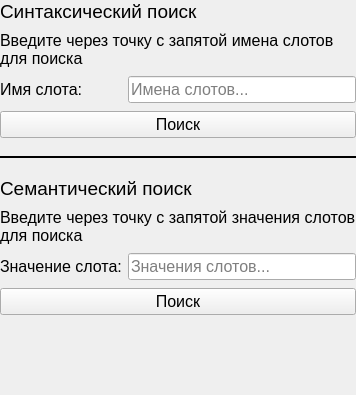
       <widget class="QGroupBox" name="searchGroupBox">
        <property name="enabled">
         <bool>true</bool>
        </property>
        <property name="sizePolicy">
         <sizepolicy hsizetype="Expanding" vsizetype="Preferred">
          <horstretch>0</horstretch>
          <verstretch>0</verstretch>
         </sizepolicy>
        </property>
        <property name="styleSheet">
         <string notr="true">QGroupBox {
	border: 0
}</string>
        </property>
        <property name="title">
         <string/>
        </property>
        <layout class="QGridLayout" name="gridLayout_8">
         <property name="leftMargin">
          <number>0</number>
         </property>
         <property name="topMargin">
          <number>0</number>
         </property>
         <property name="rightMargin">
          <number>0</number>
         </property>
         <property name="bottomMargin">
          <number>0</number>
         </property>
         <property name="horizontalSpacing">
          <number>6</number>
         </property>
         <property name="verticalSpacing">
          <number>8</number>
         </property>
         <item row="6" column="0" colspan="2">
          <widget class="Line" name="line_8">
           <property name="styleSheet">
            <string notr="true"/>
           </property>
           <property name="frameShadow">
            <enum>QFrame::Plain</enum>
           </property>
           <property name="lineWidth">
            <number>2</number>
           </property>
           <property name="orientation">
            <enum>Qt::Horizontal</enum>
           </property>
          </widget>
         </item>
         <item row="8" column="0" colspan="2">
          <spacer name="verticalSpacer_12">
           <property name="orientation">
            <enum>Qt::Vertical</enum>
           </property>
           <property name="sizeType">
            <enum>QSizePolicy::Fixed</enum>
           </property>
           <property name="sizeHint" stdset="0">
            <size>
             <width>20</width>
             <height>10</height>
            </size>
           </property>
          </spacer>
         </item>
         <item row="1" column="0" colspan="2">
          <widget class="QLabel" name="label_17">
           <property name="sizePolicy">
            <sizepolicy hsizetype="Maximum" vsizetype="Maximum">
             <horstretch>0</horstretch>
             <verstretch>0</verstretch>
            </sizepolicy>
           </property>
           <property name="font">
            <font>
             <pointsize>12</pointsize>
            </font>
           </property>
           <property name="text">
            <string>Введите через точку с запятой имена слотов для поиска</string>
           </property>
           <property name="alignment">
            <set>Qt::AlignLeading|Qt::AlignLeft|Qt::AlignVCenter</set>
           </property>
           <property name="wordWrap">
            <bool>true</bool>
           </property>
          </widget>
         </item>
         <item row="11" column="1">
          <widget class="QLineEdit" name="semanticSearchSlotValues">
           <property name="font">
            <font>
             <pointsize>12</pointsize>
            </font>
           </property>
           <property name="placeholderText">
            <string>Значения слотов...</string>
           </property>
          </widget>
         </item>
         <item row="11" column="0">
          <widget class="QLabel" name="label_22">
           <property name="sizePolicy">
            <sizepolicy hsizetype="Maximum" vsizetype="Preferred">
             <horstretch>0</horstretch>
             <verstretch>0</verstretch>
            </sizepolicy>
           </property>
           <property name="font">
            <font>
             <pointsize>12</pointsize>
            </font>
           </property>
           <property name="text">
            <string>Значение слота:</string>
           </property>
          </widget>
         </item>
         <item row="13" column="0" colspan="2">
          <widget class="QPushButton" name="semanticSearch">
           <property name="sizePolicy">
            <sizepolicy hsizetype="Expanding" vsizetype="Fixed">
             <horstretch>0</horstretch>
             <verstretch>0</verstretch>
            </sizepolicy>
           </property>
           <property name="font">
            <font>
             <pointsize>12</pointsize>
            </font>
           </property>
           <property name="text">
            <string>Поиск</string>
           </property>
          </widget>
         </item>
         <item row="9" column="0" colspan="2">
          <widget class="QLabel" name="label_15">
           <property name="sizePolicy">
            <sizepolicy hsizetype="Preferred" vsizetype="Maximum">
             <horstretch>0</horstretch>
             <verstretch>0</verstretch>
            </sizepolicy>
           </property>
           <property name="minimumSize">
            <size>
             <width>0</width>
             <height>0</height>
            </size>
           </property>
           <property name="font">
            <font>
             <pointsize>14</pointsize>
            </font>
           </property>
           <property name="text">
            <string>Семантический поиск</string>
           </property>
           <property name="alignment">
            <set>Qt::AlignLeading|Qt::AlignLeft|Qt::AlignTop</set>
           </property>
          </widget>
         </item>
         <item row="0" column="0" colspan="2">
          <widget class="QLabel" name="label_7">
           <property name="sizePolicy">
            <sizepolicy hsizetype="Preferred" vsizetype="Maximum">
             <horstretch>0</horstretch>
             <verstretch>0</verstretch>
            </sizepolicy>
           </property>
           <property name="minimumSize">
            <size>
             <width>0</width>
             <height>0</height>
            </size>
           </property>
           <property name="font">
            <font>
             <pointsize>14</pointsize>
            </font>
           </property>
           <property name="text">
            <string>Синтаксический поиск</string>
           </property>
           <property name="alignment">
            <set>Qt::AlignLeading|Qt::AlignLeft|Qt::AlignTop</set>
           </property>
          </widget>
         </item>
         <item row="2" column="0">
          <widget class="QLabel" name="label_21">
           <property name="sizePolicy">
            <sizepolicy hsizetype="Maximum" vsizetype="Preferred">
             <horstretch>0</horstretch>
             <verstretch>0</verstretch>
            </sizepolicy>
           </property>
           <property name="font">
            <font>
             <pointsize>12</pointsize>
            </font>
           </property>
           <property name="text">
            <string>Имя слота:</string>
           </property>
          </widget>
         </item>
         <item row="4" column="0" colspan="2">
          <widget class="QPushButton" name="syntaxSearch">
           <property name="sizePolicy">
            <sizepolicy hsizetype="Expanding" vsizetype="Fixed">
             <horstretch>0</horstretch>
             <verstretch>0</verstretch>
            </sizepolicy>
           </property>
           <property name="font">
            <font>
             <pointsize>12</pointsize>
            </font>
           </property>
           <property name="text">
            <string>Поиск</string>
           </property>
          </widget>
         </item>
         <item row="2" column="1">
          <widget class="QLineEdit" name="syntaxSearchSlotNames">
           <property name="font">
            <font>
             <pointsize>12</pointsize>
            </font>
           </property>
           <property name="placeholderText">
            <string>Имена слотов...</string>
           </property>
          </widget>
         </item>
         <item row="5" column="0" colspan="2">
          <spacer name="verticalSpacer_11">
           <property name="orientation">
            <enum>Qt::Vertical</enum>
           </property>
           <property name="sizeType">
            <enum>QSizePolicy::Fixed</enum>
           </property>
           <property name="sizeHint" stdset="0">
            <size>
             <width>20</width>
             <height>10</height>
            </size>
           </property>
          </spacer>
         </item>
         <item row="14" column="0" colspan="2">
          <spacer name="verticalSpacer_7">
           <property name="orientation">
            <enum>Qt::Vertical</enum>
           </property>
           <property name="sizeType">
            <enum>QSizePolicy::Preferred</enum>
           </property>
           <property name="sizeHint" stdset="0">
            <size>
             <width>20</width>
             <height>80</height>
            </size>
           </property>
          </spacer>
         </item>
         <item row="10" column="0" colspan="2">
          <widget class="QLabel" name="label_18">
           <property name="sizePolicy">
            <sizepolicy hsizetype="Maximum" vsizetype="Maximum">
             <horstretch>0</horstretch>
             <verstretch>0</verstretch>
            </sizepolicy>
           </property>
           <property name="font">
            <font>
             <pointsize>12</pointsize>
            </font>
           </property>
           <property name="text">
            <string>Введите через точку с запятой значения слотов для поиска</string>
           </property>
           <property name="alignment">
            <set>Qt::AlignLeading|Qt::AlignLeft|Qt::AlignVCenter</set>
           </property>
           <property name="wordWrap">
            <bool>true</bool>
           </property>
          </widget>
         </item>
        </layout>
       </widget>
